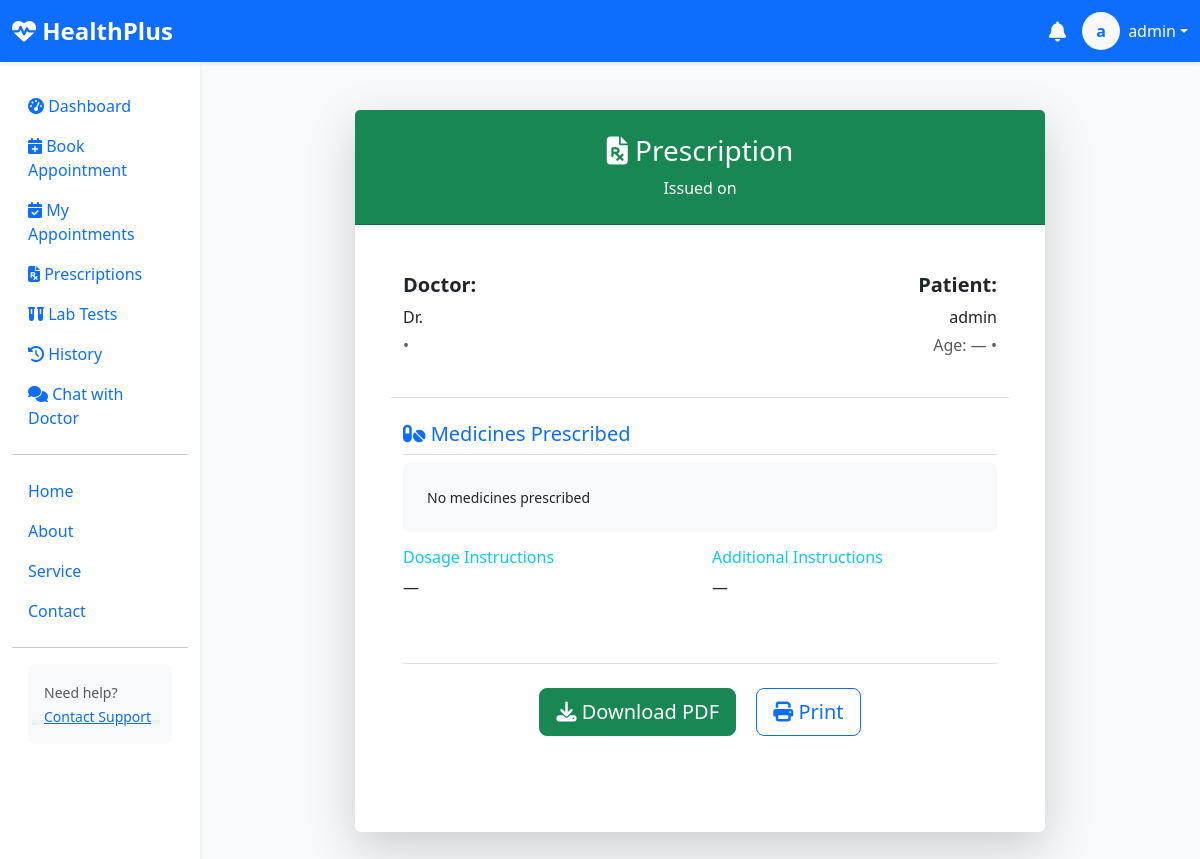
The app's page /patient/appointment/2/ (signed in), older data.
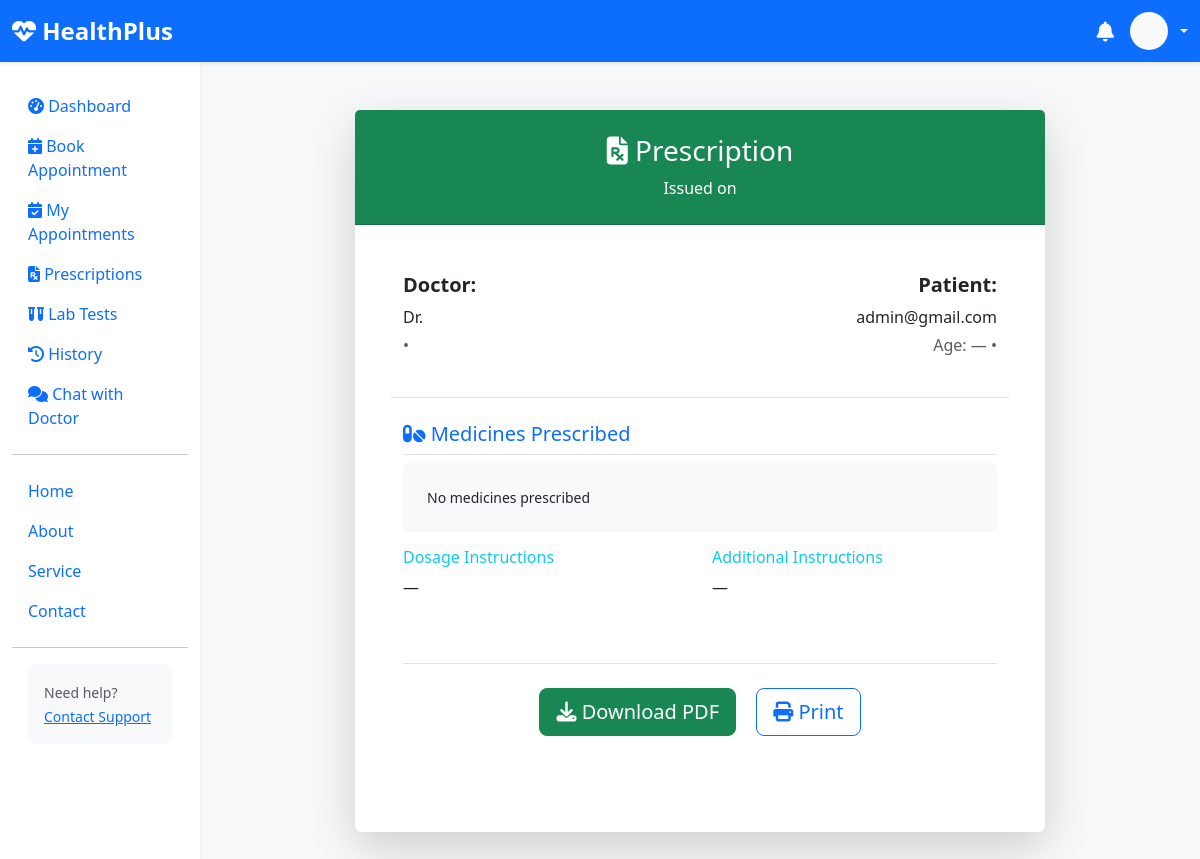
The same page, newer data.
### healthcare/models.py (models this page shows, shortened)
class CustomUser(AbstractUser):
    ROLE_CHOICES = (
        ('patient', 'Patient'),
        ('doctor', 'Doctor'),
        ('admin', 'Admin'),
    )
    username = None
    email = models.EmailField(unique=True, db_index=True)
    role = models.CharField(max_length=20, choices=ROLE_CHOICES, default='patient')
    first_name = models.CharField(max_length=50)
    last_name = models.CharField(max_length=50, blank=True)
    mobile_number = models.CharField(max_length=15, blank=True, null=True)
    gender = models.CharField(max_length=10, choices=[('male','Male'),('female','Female'),('other','Other')], blank=True)
    dob = models.DateField("Date of Birth", null=True, blank=True)
    address = models.TextField(blank=True)
    image = models.ImageField(upload_to='users/', blank=True, null=True)
    is_email_verified = models.BooleanField(default=False)
    created_at = models.DateTimeField(auto_now_add=True)
    objects = UserManager()
    USERNAME_FIELD = 'email'
    REQUIRED_FIELDS = []
    def get_full_name(self):
        return f"{self.first_name} {self.last_name}".strip() or self.email
    @property
    def age(self):
        if self.dob:
            today = date.today()
            return today.year - self.dob.year - ((today.month, today.day) < (self.dob.month, self.dob.day))
        return None

### healthcare/views/prescription.py (the view)
# urls.py: path('patient/appointment/<int:pk>/', prescription_detail, name='appointment_detail'),  # optional detail page
@login_required(login_url="login")
def prescription_detail(request, pk):
    prescription = None
    try:
        prescription = get_object_or_404(Prescription, id=pk, appointment__patientid=request.user)
    except:
        ...
    return render(request, 'patient/prescription_detail.html', {'prescription': prescription})

### templates/patient/prescription_detail.html (shortened to what this page needs)
{% extends "patient/base.html" %}
{% block content %}
<div class="container py-4">
    <div class="row justify-content-center">
        <div class="col-lg-9">
            <div class="card shadow-lg border-0">
                <div class="card-header bg-success text-white text-center py-4">
                    <h3 class="mb-0">
                        <i class="fas fa-file-prescription"></i> Prescription
                    </h3>
                    <p class="mb-0 mt-2">Issued on {{ prescription.date_issued|date:"d M Y" }}</p>
                </div>
                <div class="card-body p-5">
                    <div class="row mb-4 pb-4 border-bottom">
                        <div class="col-md-6">
                            <h5><strong>Doctor:</strong></h5>
                            <p class="mb-1">Dr. {{ prescription.prescribed_by.user.get_full_name }}</p>
                            <p class="text-muted">{{ prescription.prescribed_by.speciality.name }} • {{ prescription.prescribed_by.degree }}</p>
                        </div>
                        <div class="col-md-6 text-md-end">
                            <h5><strong>Patient:</strong></h5>
                            <p class="mb-1">{{ user.get_full_name }}</p>
                            <p class="text-muted">Age: {{ user.age|default:"—" }} • {{ user.get_gender_display }}</p>
                        </div>
                    </div>
                    <div class="mb-5">
                        <h5 class="text-primary border-bottom pb-2">
                        <i class="fas fa-pills"></i> Medicines Prescribed
                    </h5>
                    <pre class="bg-light p-4 rounded" style="white-space: pre-wrap; font-family: inherit;">{{ prescription.medicines|default:"No medicines prescribed" }}</pre>
                    <div class="row">
                        <div class="col-md-6">
                            <h6 class="text-info">Dosage Instructions</h6>
                            <p>{{ prescription.dosage|default:"—" }}</p>
                        </div>
                        <div class="col-md-6">
                            <h6 class="text-info">Additional Instructions</h6>
                            <p>{{ prescription.instructions|default:"—" }}</p>
                        </div>
                    </div>
                    <div class="text-center mt-5 pt-4 border-top">
                        <a href="" class="btn btn-success btn-lg me-3">
                            <i class="fas fa-download"></i> Download PDF
                        </a>
                        <button onclick="window.print()" class="btn btn-outline-primary btn-lg">
                            <i class="fas fa-print"></i> Print
                        </button>
                    </div>
                </div>
            </div>
        </div>
    </div>
</div>
{% endblock %}

### templates/patient/base.html (shortened to what the changed rows need)
{% load static %}
<!DOCTYPE html>
<html lang="en">
<head>
    <link href="https://cdn.jsdelivr.net/npm/bootstrap@5.3.3/dist/css/bootstrap.min.css" rel="stylesheet">
    <link rel="stylesheet" href="https://cdnjs.cloudflare.com/ajax/libs/font-awesome/6.5.0/css/all.min.css">
</head>
<body class="bg-light">
    <nav class="navbar navbar-expand-lg navbar-dark bg-primary shadow-sm">
        <div class="container-fluid">
            <div class="d-flex align-items-center gap-3">
                <div class="dropdown">
                    <a class="d-flex align-items-center text-white text-decoration-none dropdown-toggle"
                       href="#" role="button" data-bs-toggle="dropdown">
                        {% if user.image %}
                            <img src="{{ user.image.url }}" class="rounded-circle me-2" width="38" height="38">
                        {% else %}
                            <div class="bg-light text-primary rounded-circle d-flex align-items-center justify-content-center me-2"
                                 style="width:38px; height:38px;">
                                <strong>{{ user.first_name|slice:":1" }}</strong>
                            </div>
                        {% endif %}
                        <span class="d-none d-sm-inline">{{ user.first_name }}</span>
                    </a>
                </div>
            </div>
        </div>
    </nav>
    <div class="container-fluid">
        <div class="row">
            <main class="col-md-9 ms-sm-auto col-lg-10 px-md-4 py-4">
                {% block content %}{% endblock %}
            </main>
        </div>
    </div>
</body>
</html>

Row changes from the older to the newer data that the page shows:
changed CustomUser: get_full_name "admin" → "admin@gmail.com"; first_name "a" → (not shown); first_name "admin" → (not shown)
